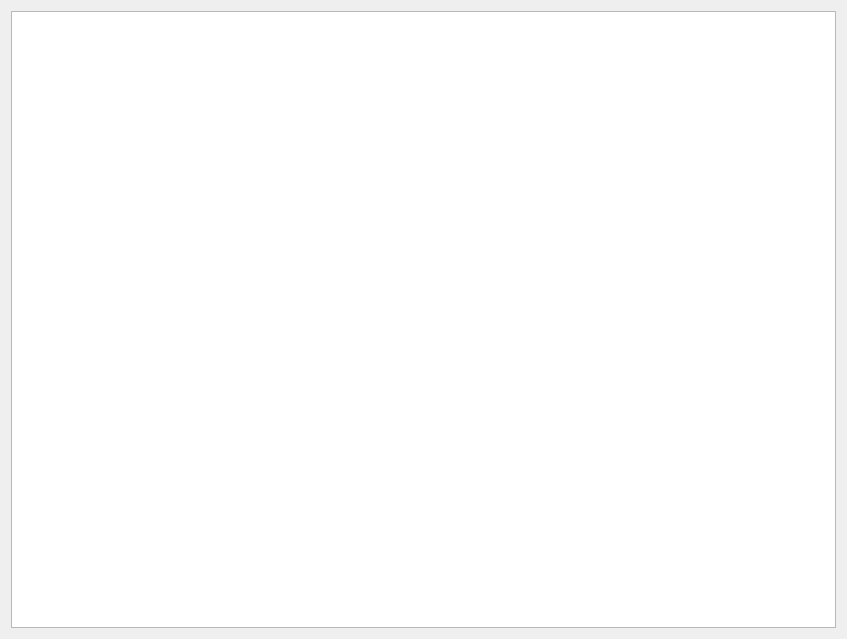
<?xml version="1.0" encoding="UTF-8"?>
<ui version="4.0">
 <class>Form</class>
 <widget class="QWidget" name="Form">
  <property name="geometry">
   <rect>
    <x>0</x>
    <y>0</y>
    <width>847</width>
    <height>639</height>
   </rect>
  </property>
  <property name="windowTitle">
   <string>Form</string>
  </property>
  <layout class="QGridLayout" name="gridLayout">
   <item row="0" column="0">
    <widget class="QTableView" name="tableView"/>
   </item>
  </layout>
 </widget>
 <resources/>
 <connections/>
</ui>
